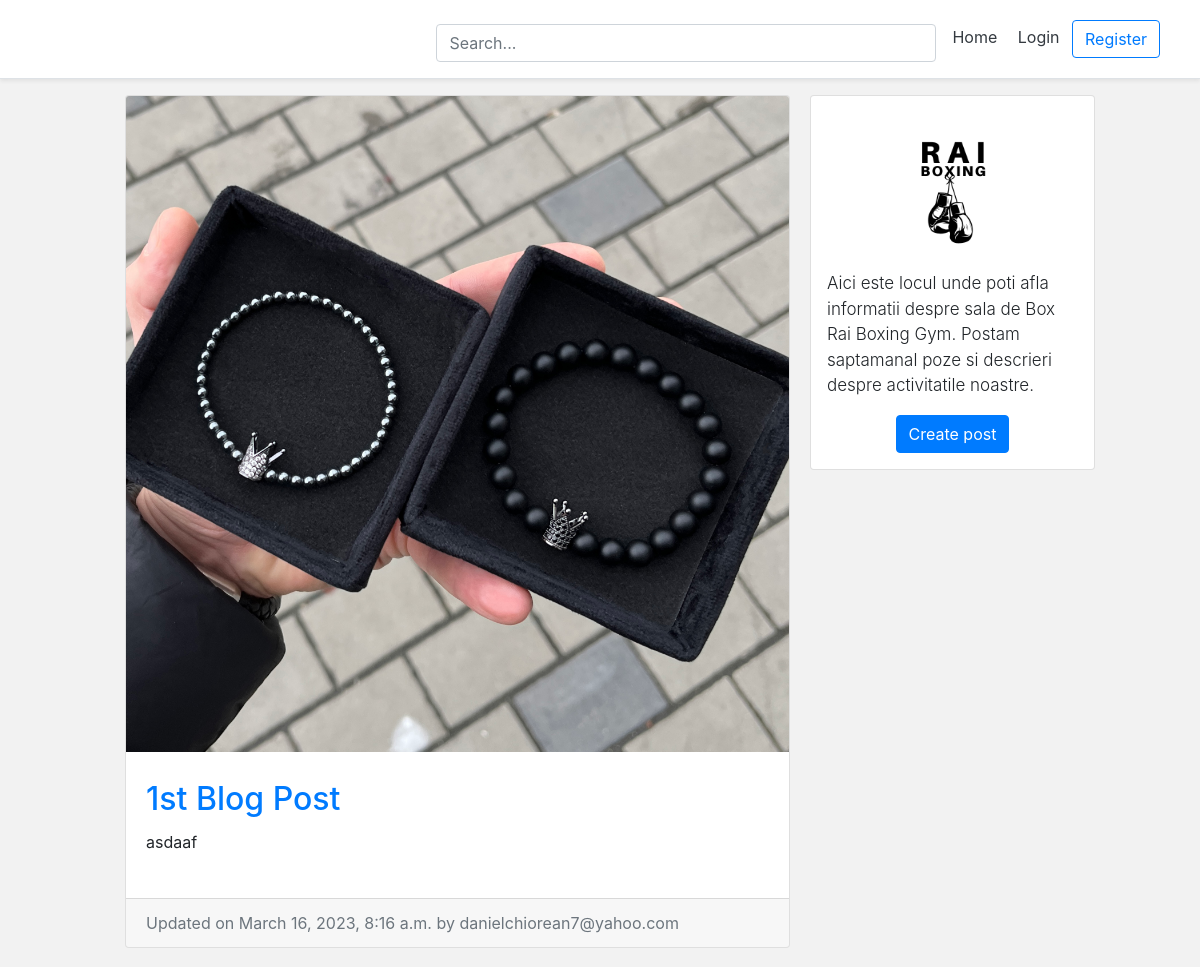
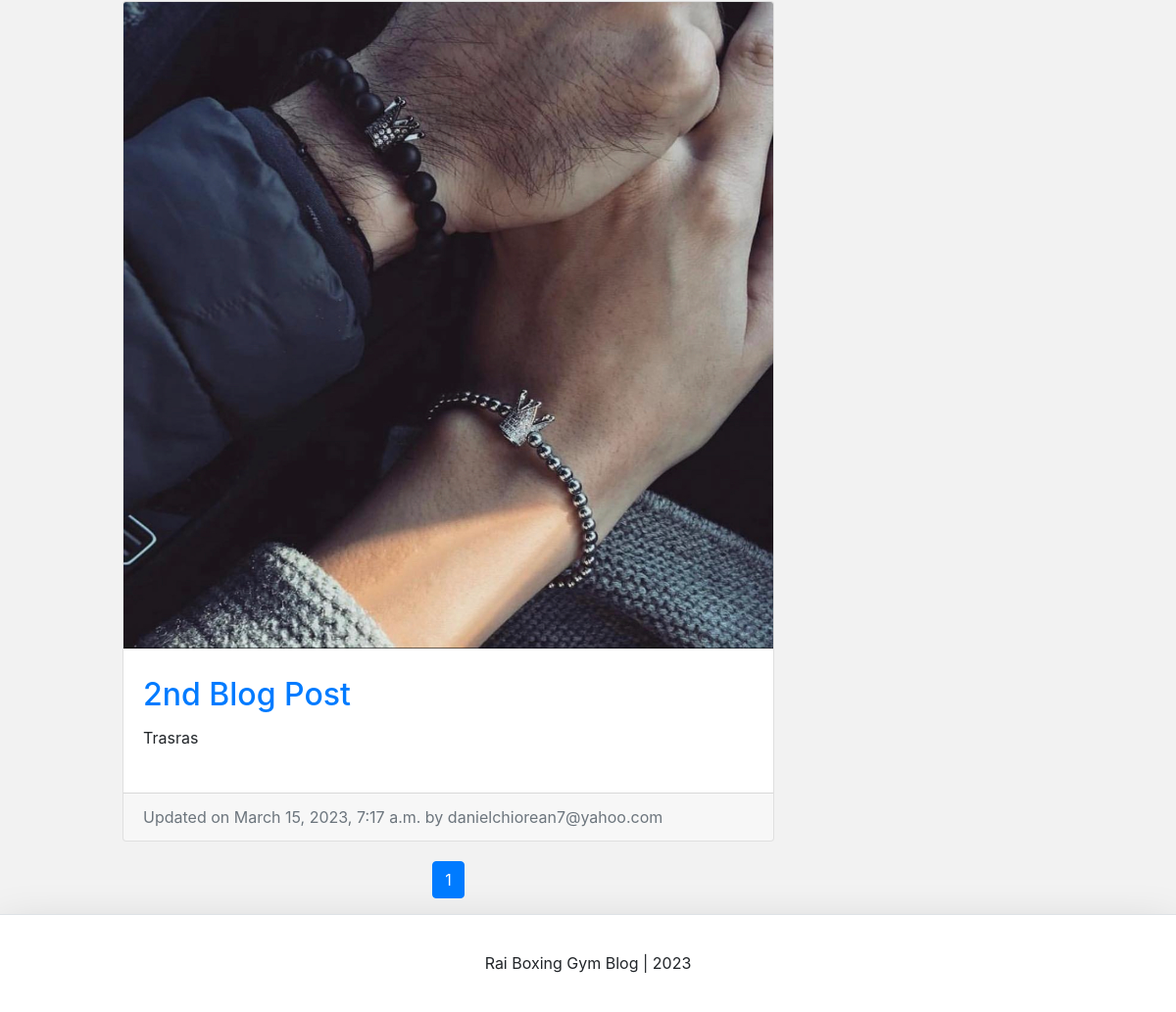
The page / on the database its author committed (2 pictures, top to bottom).
### blog/models.py (models this page shows, shortened)
class BlogPost(models.Model):
	title = models.CharField(max_length=50, null=False, blank=False)
	body = models.TextField(max_length=5000, null=False, blank=False)
	image = models.ImageField(upload_to=upload_location, null=False, blank=False)
	date_published = models.DateTimeField(auto_now_add=True, verbose_name="date published")
	date_updated = models.DateTimeField(auto_now=True, verbose_name="date updated")
	author = models.ForeignKey(settings.AUTH_USER_MODEL, on_delete=models.CASCADE)
	slug = models.SlugField(blank=True, unique=True)

### account/models.py (models this page shows, shortened)
class Account(AbstractBaseUser):
	email 					= models.EmailField(verbose_name="email", max_length=60, unique=True)
	username 				= models.CharField(max_length=30, unique=True)
	date_joined				= models.DateTimeField(verbose_name='date joined', auto_now_add=True)
	last_login				= models.DateTimeField(verbose_name='last login', auto_now=True)
	is_admin				= models.BooleanField(default=False)
	is_active				= models.BooleanField(default=True)
	is_staff				= models.BooleanField(default=False)
	is_superuser			= models.BooleanField(default=False)
	USERNAME_FIELD = 'email'
	REQUIRED_FIELDS = ['username']
	objects = MyAccountManager()
	def __str__(self):
		return self.email

### personal/views.py (the view)
# urls.py: path('', home_screen_view, name='home'),
def home_screen_view(request):
	context = {}
	query = ""
	if request.GET:
		query = request.GET.get('q', '')
		context['query'] = str(query)
	blog_posts = sorted(get_blog_queryset(query), key=attrgetter('date_updated'), reverse=True)
	page = request.GET.get('page', 1)
	blog_posts_paginator = Paginator(blog_posts, BLOG_POSTS_PER_PAGE)
	try:
		blog_posts = blog_posts_paginator.page(page)
	except PageNotAnInteger:
		blog_posts = blog_posts_paginator.page(BLOG_POSTS_PER_PAGE)
	except EmptyPage:
		blog_posts = blog_posts_paginator.page(blog_posts_paginator.num_pages)
	context['blog_posts'] = blog_posts
	return render(request, "personal/home.html", context)

### blog/views.py (called while the page is built)
def get_blog_queryset(query=None):
	queryset = []
	queries = query.split(" ")
	for q in queries:
		posts = BlogPost.objects.filter(
				Q(title__icontains=q) |
				Q(body__icontains=q)
			).distinct()
		for post in posts:
			queryset.append(post)
	return list(set(queryset))

### personal/templates/personal/home.html (shortened to what this page needs)
{% extends 'base.html' %}
{% load static %}
{% block content %}
<div class="container">
	<div class="row">
		<div class="left-column col-lg-7 offset-lg-1">
			{% if blog_posts %}
				{% for post in blog_posts %}
					<div class="blog-post-container">
						{% include 'blog/snippets/blog_post_snippet.html' with blog_post=post %}
					</div>
				{% endfor %}
			{% else %}
				<div class="blog-post-container">
					{% include 'blog/snippets/blog_post_snippet.html' with query=query %}
			{% endif %}
			{% include 'blog/snippets/blog_post_pagination.html' with blog_posts=blog_posts %}
		</div>
		<div class="right-column col-lg-3 d-lg-flex d-none flex-column">
			<div class="card create-post-bar d-flex flex-column p-3">
				<img class="img-fluid d-block m-auto pb-2" src="{% static 'rai_boxing_gym_logo_alb.png' %}" width="150" height="150">
				<p class="lead">Aici este locul unde poti afla informatii despre sala de Box Rai Boxing Gym. Postam saptamanal poze si descrieri despre activitatile noastre.</p>
				<p class="m-auto"><a class="btn btn-primary" href="{% url 'blog:create' %}">Create post</a></p>
			</div>
		</div>
	</div>
</div>
{% endblock content %}

### templates/base.html (shortened to what this page needs)
<!DOCTYPE html>
<html lang=en>
<head>
	<link rel="stylesheet" href="https://stackpath.bootstrapcdn.com/bootstrap/4.3.1/css/bootstrap.min.css">
</head>
<body>
{% include 'snippets/header.html' %}
<div class="main">
	{% block content %}
	{% endblock content %}
</div>
{% include 'snippets/footer.html' %}
</body>
</html>

### templates/snippets/header.html (shortened to what this page needs)
<div class="d-flex flex-column flex-md-row align-items-center p-3 px-md-4 mb-3 bg-white border-bottom shadow-sm">
  <div class="search-bar mt-sm-2 mr-2">
  	<form method="get">
  		<input class="form-control"  type="text" name="q" id="id_q" placeholder="Search...">
  	</form>
  </div>
  <nav class="my-2 my-md-0 mr-md-3">
  	{% if request.user.is_authenticated %}
	  	<a class="p-2 text-dark" href="{% url 'home' %}">Home</a>
	    <a class="p-2 text-dark" href="{% url 'account' %}">Account</a>
	    <a class="p-2 text-dark" href="{% url 'logout' %}">Logout</a>
	{% else %}
		<a class="p-2 text-dark" href="{% url 'home' %}">Home</a>
	    <a class="p-2 text-dark" href="{% url 'login' %}">Login</a>
	    <a class="btn btn-outline-primary" href="{% url 'register' %}">Register</a>
	{% endif %}
  </nav>
</div>

### blog/templates/blog/snippets/blog_post_snippet.html (shortened to what this page needs)
{% if blog_post %}
<div class="container">
	<div class="row">
		<div class="card m-auto">
			<a href="{% url 'blog:detail' post.slug %}">
				<img class="card-img-top" src="{{blog_post.image.url}}">
			</a>
			<div class="card-body mt-2 mb-2">
				<a href="{% url 'blog:detail' post.slug %}">
					<h2 class="card-title">{{blog_post.title}}</h2>
				</a>
				<p class="card-text">{{blog_post.body|safe|truncatechars:180}}</p>
			</div>
			<div class="card-footer text-muted">
			  Updated on {{blog_post.date_updated}} by {{blog_post.author}}
			</div>
		</div>
	</div>
</div>
{% endif %}

### blog/templates/blog/snippets/blog_post_pagination.html (shortened to what this page needs)
<div class="d-flex flex-column m-auto pagination mt-5">
<nav aria-label="Page navigation">
<ul class="pagination pg-grey justify-content-center">
	{% for i in blog_posts.paginator.page_range %}
		{% if blog_posts.number == i %}
			<li class="page-item active"><a class="page-link">{{ i }}</a></li>
		{% else %}
			<li class="page-item" ><a class="page-link" href="?{% if query %}q={{query}}&{% endif %}page={{ i }}">{{ i }}</a></li>
		{% endif %}
	{% endfor %}
</ul>
</nav>
</div>

### templates/snippets/footer.html (shortened to what this page needs)
<div class="d-flex flex-row align-items-center footer bg-white border-top shadow-lg">
	<p class="m-auto">Rai Boxing Gym Blog | 2023</p>
</div>

### templates/snippets/base_css.html (style rules this page uses)
body { background-color: #f2f2f2; }

### templates/snippets/header.html (style rules this page uses)
@media (min-width: 768px) { html { font-size: 16px; } }
.search-bar { max-width: 500px; width: 100%; }
form { width: 100%; }

### templates/base.html (style rules this page uses)
.main { min-height: 100vh; height: 100%; }

### personal/templates/personal/home.html (style rules this page uses)
@media (min-width: 768px) { .right-column { margin-left: 20px; } }
.blog-post-container { margin-bottom: 20px; width: 100%; }
.create-post-bar { background-color: #fff; margin-bottom:20px; }
.left-column { padding:0px; }
.right-column { padding:0px; }
.lead { font-size: 17px; }

### blog/templates/blog/snippets/blog_post_snippet.html (style rules this page uses)
.card { max-width: 700px; width: 100%; }
.card-body { padding: 20px; }

### templates/snippets/footer.html (style rules this page uses)
.footer { min-height: 100px; }

### rows shown on the page
BlogPost: image (picture), title "1st Blog Post", body "asdaaf", date_updated "March 16, 2023, 8:16 a.m.", author "danielchiorean7@yahoo.com"
BlogPost: image (picture), title "2nd Blog Post", body "Trasras", date_updated "March 15, 2023, 7:17 a.m.", author "danielchiorean7@yahoo.com"

### other values the page prints
{{ i }} "1"
